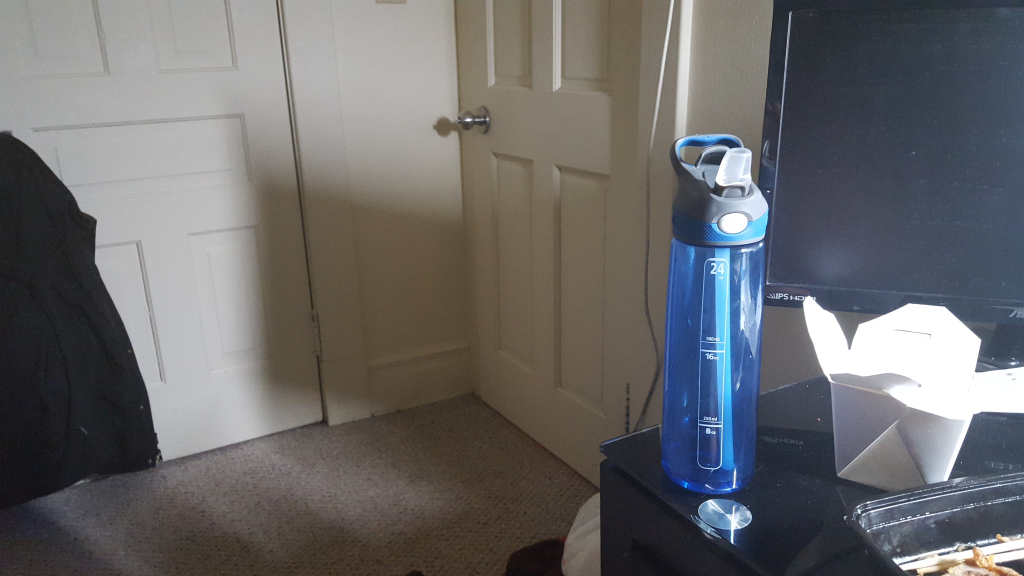
#> input picture StichImage/shot1.jpg, 2048 x 1152 px (shown at 1/2 size)
$ python Stitcher.py
#> lines starting #> are read from the running program, lines starting #| are printed output that depends on the picture
import numpy as np
import matplotlib.pyplot as plt
import imutils
import cv2

class Stitcher(object):
	"""Stitcher class forms a panorama from images"""
	def __init__(self):
		pass

	def stitch(self, images, showMatches = True):
		(imageA, imageB) = images

		(kpsA, ftsA) = self.detectAndDescribe(imageA)
		(kpsB, ftsB) = self.detectAndDescribe(imageB)

		M = self.matchKeypoints(kpsA, kpsB, ftsA, ftsB)

		if M == None:
			return None

		# otherwise, apply a perspective warp to stitch the images
		# together
		(matches, H, status) = M
		result = cv2.warpPerspective(imageA, H,
			(imageA.shape[1] + imageB.shape[1], imageA.shape[0]))
		result[0:imageB.shape[0], 0:imageB.shape[1]] = imageB

		# check to see if the keypoint matches should be visualized
		if showMatches:
			vis = self.drawMatches(imageA, imageB, kpsA, kpsB, matches,
				status)

			# return a tuple of the stitched image and the
			# visualization
			return (result, vis)

		# return the stitched image
		return result

	def detectAndDescribe(self, image):
		gray = cv2.cvtColor(image,cv2.COLOR_BGR2GRAY)

		# detect keypoints in the image
		detector = cv2.FeatureDetector_create("SIFT")
		kps = detector.detect(gray)

		# extract features from the image
		extractor = cv2.DescriptorExtractor_create("SIFT")
		(kps, features) = extractor.compute(gray, kps)

		# convert the keypoints from KeyPoint objects to NumPy
		# arrays
		kps = np.float32([kp.pt for kp in kps])

 		# return a tuple of keypoints and features
		return (kps, features)

	def matchKeypoints(self, kpsA, kpsB, featuresA, featuresB,
		ratio = 0.75, reprojThresh = 4.0):
		# compute the raw matches and initialize the list of actual
		# matches
		matcher = cv2.DescriptorMatcher_create("BruteForce")
		rawMatches = matcher.knnMatch(featuresA, featuresB, 2)
		matches = []

		# loop over the raw matches
		for m in rawMatches:
			# ensure the distance is within a certain ratio of each
			# other (i.e. Lowe's ratio test)
			if len(m) == 2 and m[0].distance < m[1].distance * ratio:
				matches.append((m[0].trainIdx, m[0].queryIdx))

		# computing a homography requires at least 4 matches
		if len(matches) > 4:
			# construct the two sets of points
			ptsA = np.float32([kpsA[i] for (_, i) in matches])
			ptsB = np.float32([kpsB[i] for (i, _) in matches])

			# compute the homography between the two sets of points
			(H, status) = cv2.findHomography(ptsA, ptsB, cv2.RANSAC,
				reprojThresh)

			# return the matches along with the homograpy matrix
			# and status of each matched point
			return (matches, H, status)

		# otherwise, no homograpy could be computed
		return None

	def drawMatches(self, imageA, imageB, kpsA, kpsB, matches, status):
		# initialize the output visualization image
		(hA, wA) = imageA.shape[:2]
		(hB, wB) = imageB.shape[:2]
		vis = np.zeros((max(hA, hB), wA + wB, 3), dtype="uint8")
		vis[0:hA, 0:wA] = imageA
		vis[0:hB, wA:] = imageB

		# loop over the matches
		for ((trainIdx, queryIdx), s) in zip(matches, status):
			# only process the match if the keypoint was successfully
			# matched
			if s == 1:
				# draw the match
				ptA = (int(kpsA[queryIdx][0]), int(kpsA[queryIdx][1]))
				ptB = (int(kpsB[trainIdx][0]) + wA, int(kpsB[trainIdx][1]))
				cv2.line(vis, ptA, ptB, (0, 255, 0), 1)

		# return the visualization
		return vis

if __name__ == "__main__":
	stitcher = Stitcher()

	images = [cv2.imread('shot1.jpg'), cv2.imread('shot2.jpg')]
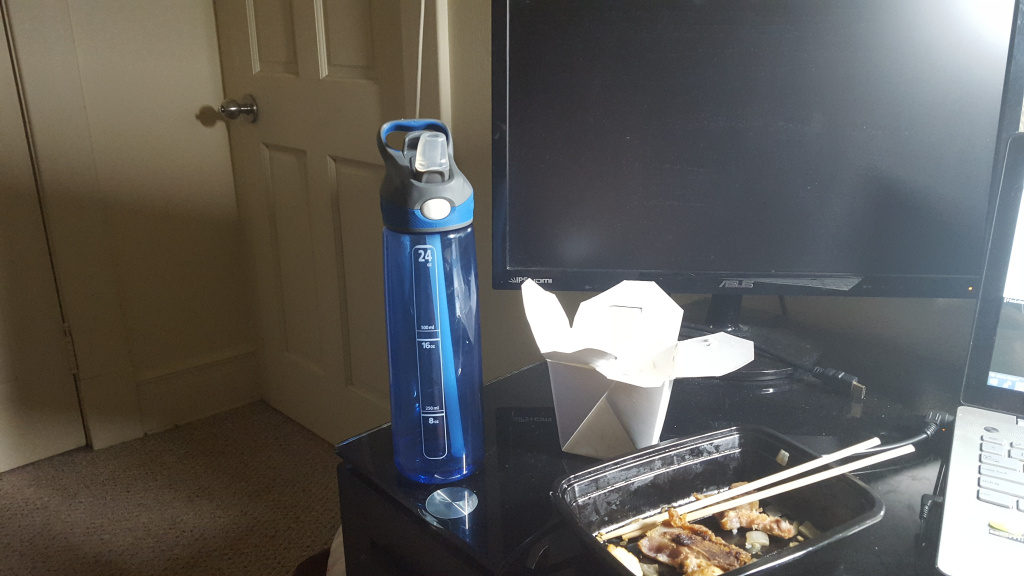
#> input picture StichImage/shot2.jpg, 2048 x 1152 px (shown at 1/2 size)
	images = [imutils.resize(image, width=1000) for image in images]
#> images = 2 items
	images.reverse()

	stitcher = Stitcher()
	(result, vis) = stitcher.stitch(images, showMatches=True)
#> in detectAndDescribe, `gray = cv2.cvtColor(image,cv2.COLOR_BGR2GRAY)`:
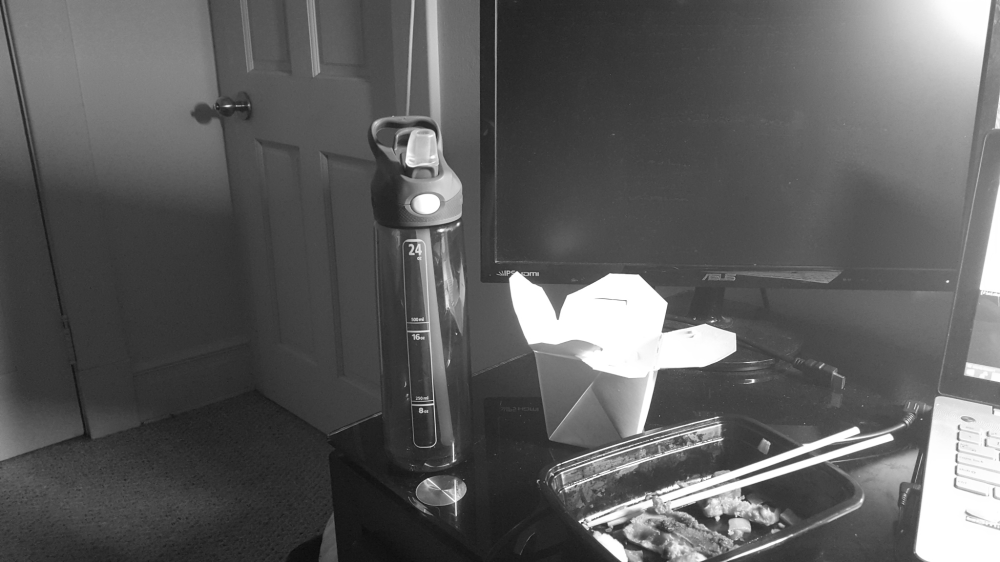
#> gray: shape (562, 1000); min 11, max 255, mean 92.9
#> in detectAndDescribe, `kps = detector.detect(gray)`: kps = 778 keypoints; strongest (x, y, size): (617, 330, 82.6), (707, 345, 30.8), (753, 381, 2.7), (458, 224, 2.1)
#> in detectAndDescribe, `kps = np.float32([kp.pt for kp in kps])`: kps = 778 pairs, first value 5.39 to 996.8, second value 2.64 to 558.5
#> in stitch, `(kpsA, ftsA) = self.detectAndDescribe(imageA)`:
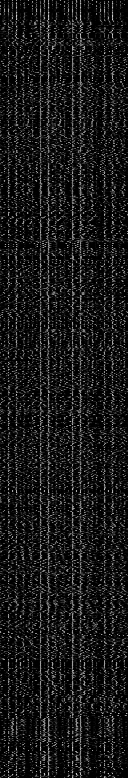
#> ftsA: shape (778, 128) float32; min 0, max 218, mean 24.3
#> in stitch, `(kpsA, ftsA) = self.detectAndDescribe(imageA)`: kpsA has the same summary as kps in detectAndDescribe
#> in detectAndDescribe (call 2), `gray = cv2.cvtColor(image,cv2.COLOR_BGR2GRAY)`:
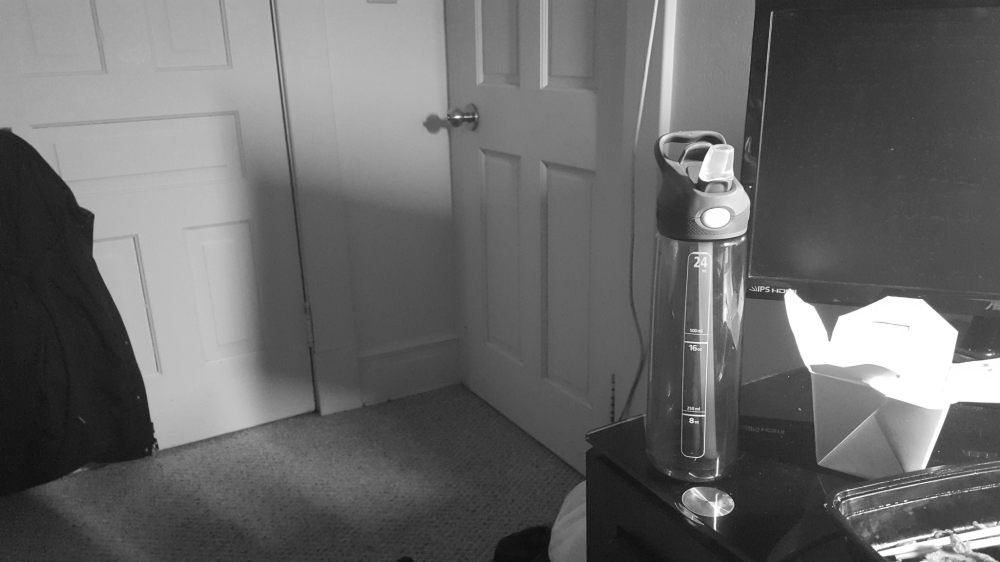
#> gray: shape (562, 1000); min 12, max 255, mean 104.3
#> in detectAndDescribe (call 2), `kps = detector.detect(gray)`: kps = 558 keypoints; strongest (x, y, size): (893, 352, 83), (715, 528, 2.1), (876, 547, 4.5), (743, 239, 2.4)
#> in detectAndDescribe (call 2), `kps = np.float32([kp.pt for kp in kps])`: kps = 558 pairs, first value 15.09 to 996, second value 7.6 to 558.8
#> in stitch, `(kpsB, ftsB) = self.detectAndDescribe(imageB)`:
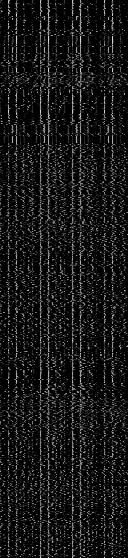
#> ftsB: shape (558, 128) float32; min 0, max 216, mean 23.1
#> in stitch, `(kpsB, ftsB) = self.detectAndDescribe(imageB)`: kpsB has the same summary as kps in detectAndDescribe
#> in matchKeypoints, `rawMatches = matcher.knnMatch(featuresA, featuresB, 2)`: rawMatches = 778 matches
#> after the loop in matchKeypoints, `for m in rawMatches:`: matches = 134 pairs, first value 16 to 554, second value 4 to 765
#> in matchKeypoints, `ptsA = np.float32([kpsA[i] for (_, i) in matches])`: ptsA = 134 pairs, first value 13.69 to 992, second value 39.1 to 549.4
#> in matchKeypoints, `ptsB = np.float32([kpsB[i] for (i, _) in matches])`: ptsB = 134 pairs, first value 135.1 to 993.8, second value 78.19 to 557
#> in matchKeypoints, `(H, status) = cv2.findHomography(ptsA, ptsB, cv2.RANSAC, reprojThresh)`: H = [[0.591, -0.129, 383.1], [-0.0448, 0.811, 38.95], [-0.000318, -6.55e-05, 1]]; status = 134 values, max 1 at index 27, min 0 at index 0, mean 0.396
#> in stitch, `result[0:imageB.shape[0], 0:imageB.shape[1]] = imageB`:
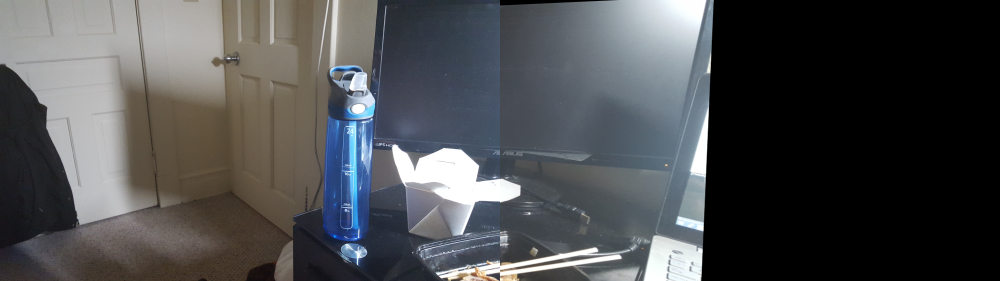
#> result: shape (562, 2000, 3) (shown at 1/2 size); mean of channels 0, 1, 2 78.7, 76.8, 75.4; drawn as B, G, R
#> the loop in drawMatches, `for ((trainIdx, queryIdx), s) in zip(matches, status):` made 134 passes
#> (trainIdx, queryIdx, s, ptA, ptB) on passes 28, 31, 33, 34, 35, 36, 37, 38, 39, 40, 41, 42: (181, 73, [1], (401, 178), (1694, 193)), (211, 82, [1], (408, 171), (1701, 185)), (217, 86, [1], (409, 175), (1702, 189)), (168, 88, [1], (410, 334), (1687, 344)), (169, 89, [1], (410, 334), (1687, 344)), (210, 90, [1], (410, 204), (1701, 217)), (232, 92, [1], (411, 169), (1705, 183)), (210, 95, [1], (412, 207), (1701, 217)), (162, 97, [1], (413, 398), (1684, 407)), (240, 98, [1], (414, 172), (1707, 187)), (175, 104, [1], (416, 337), (1692, 347)), (241, 105, [1], (416, 177), (1708, 191))
#> (ptA, ptB) on passes 61, 64, 65, 66, 67, 68: ((432, 176), (1725, 190)), ((439, 233), (1724, 247)), ((440, 172), (1733, 186)), ((442, 283), (1721, 297)), ((443, 249), (1726, 261)), ((443, 249), (1726, 261))
#> after the loop in drawMatches, `for ((trainIdx, queryIdx), s) in zip(matches, status):`:
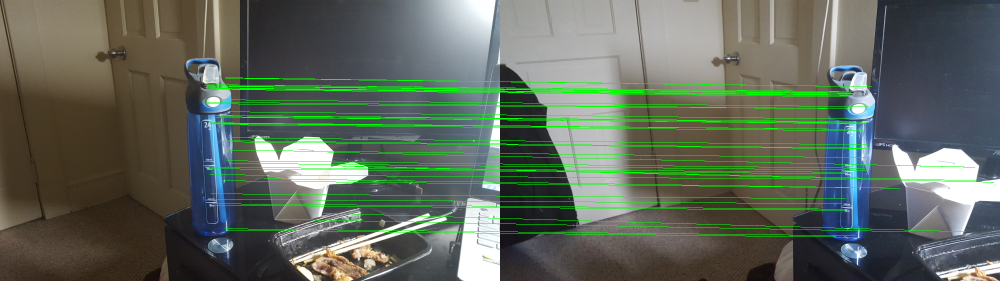
#> vis: shape (562, 2000, 3) (shown at 1/2 size); mean of channels 0, 1, 2 92.1, 105.4, 94.8; drawn as B, G, R

	# show the images
	# cv2.imshow("Image A", images[0])
	# cv2.imshow("Image B", images[1])
	cv2.imshow("Keypoint Matches", vis)
	cv2.imshow("Result", result)
	cv2.waitKey(0)


# [26 lines of commented-out code are left out]
